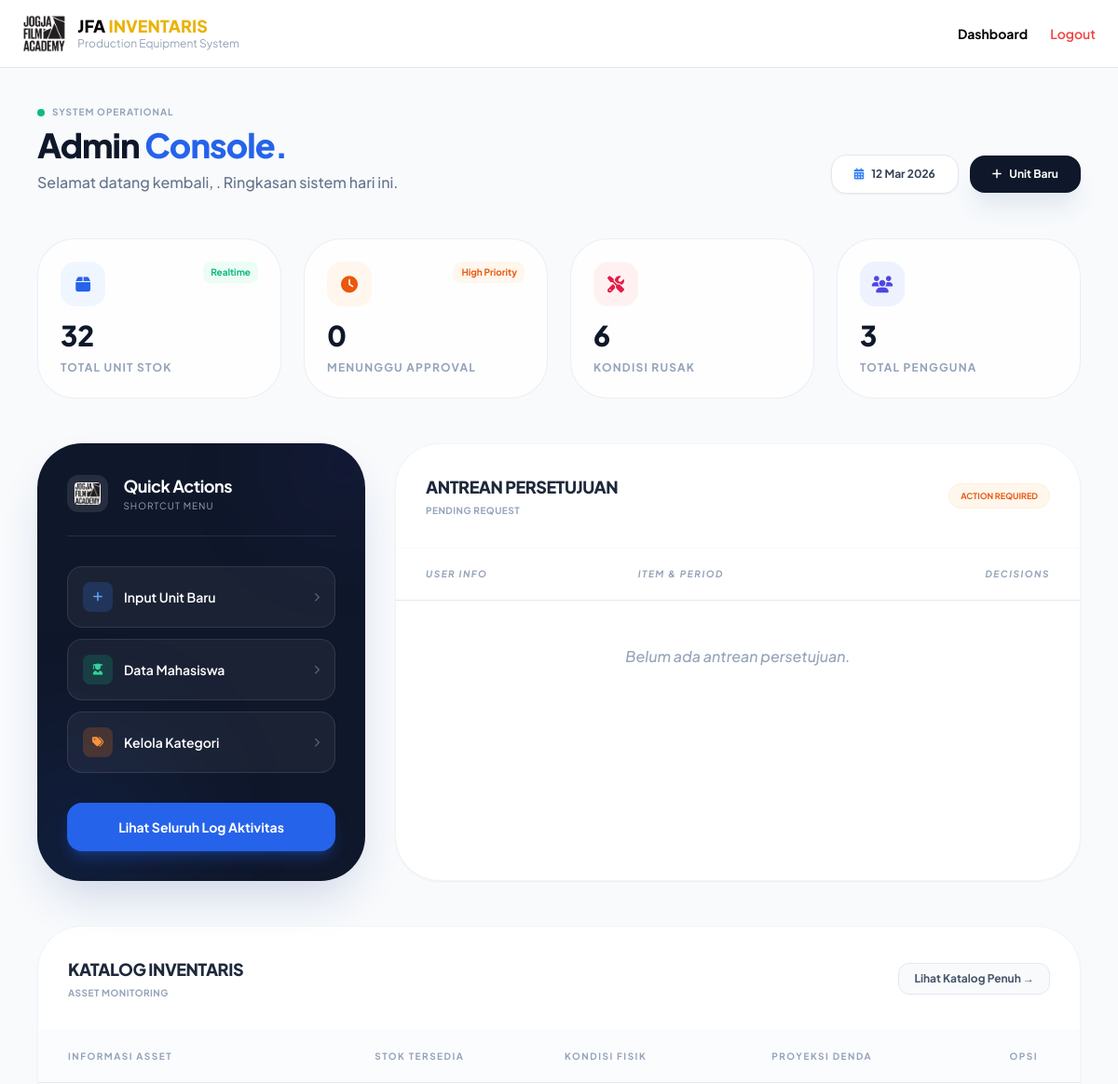
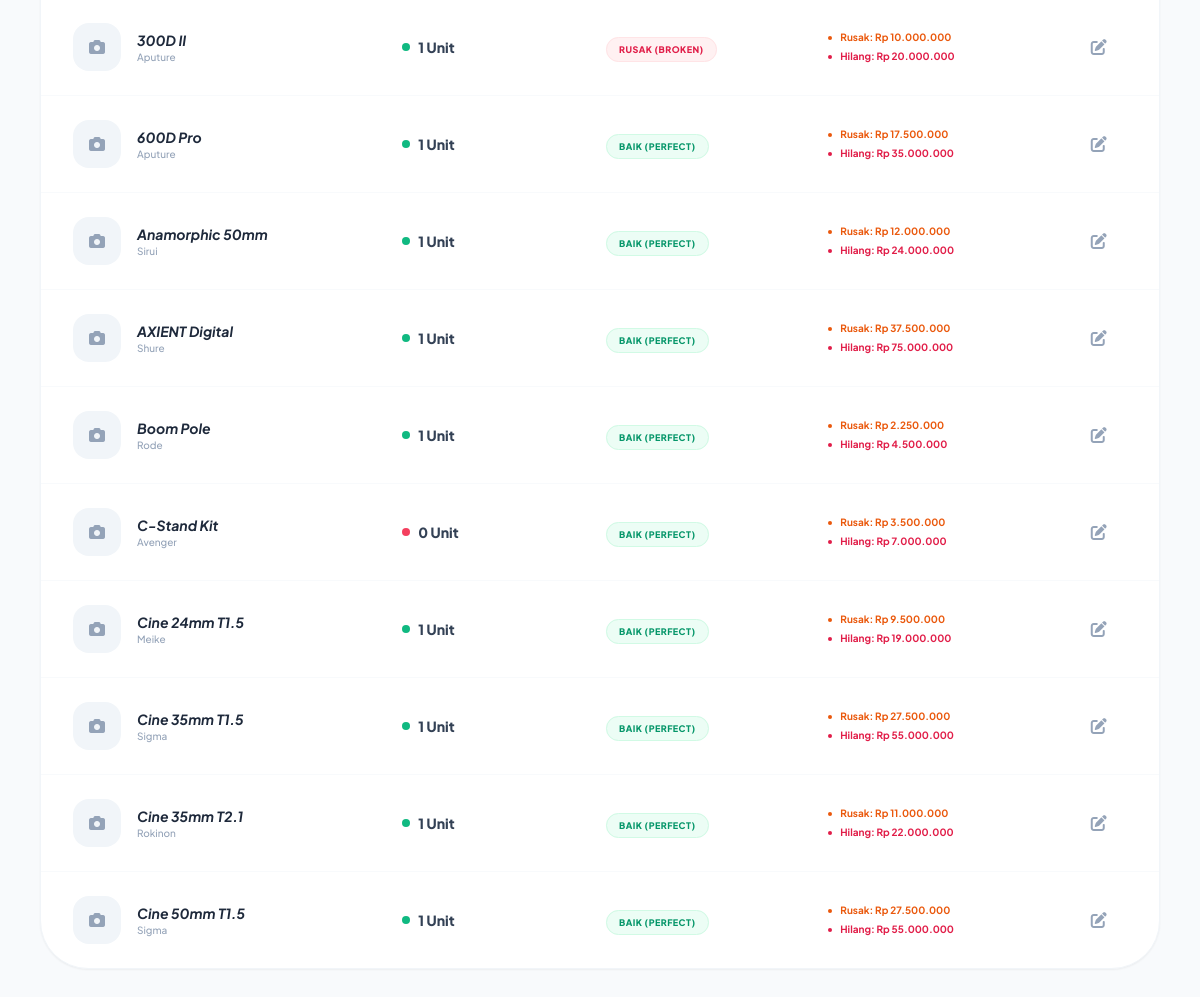
The page /index.php?page=dashboard (signed in) on the database its author committed (2 pictures, top to bottom).
### tables this page shows
CREATE TABLE `items` (
  `id` int(11) NOT NULL,
  `category_id` int(11) NOT NULL,
  `name` varchar(150) NOT NULL,
  `brand` varchar(100) NOT NULL,
  `purchase_price` bigint(20) NOT NULL,
  `stock` int(11) DEFAULT 1,
  `condition_status` enum('Baik','Rusak') DEFAULT 'Baik',
  `created_at` timestamp NOT NULL DEFAULT current_timestamp()
);

### app/views/dashboard/admin.php (the view, shortened to what the rows shown need)
<div class="p-4 md:p-8 lg:p-10 bg-[#f8fafc] min-h-screen text-slate-900">
    <header class="flex flex-col md:flex-row md:items-end justify-between mb-12 gap-6">
        <div>
            <h1 class="text-4xl font-black text-slate-900 tracking-tight">Admin <span class="text-blue-600">Console.</span></h1>
        </div>
    </header>
    <div class="grid grid-cols-1 lg:grid-cols-3 gap-8 mb-12">
        <div class="lg:col-span-2 bg-white rounded-[3rem] border border-slate-100 shadow-sm overflow-hidden flex flex-col">
            <div class="p-8 border-b border-slate-50 flex justify-between items-center bg-white/50">
                <div>
                    <h2 class="text-lg font-black text-slate-800 uppercase tracking-tight">Antrean Persetujuan</h2>
                </div>
            </div>
            <div class="overflow-x-auto">
                <table class="w-full text-left">
                    <thead>
                        <tr class="text-[10px] text-slate-400 uppercase tracking-[0.15em] border-b">
                            <th class="px-8 py-5 font-bold italic">User Info</th>
                            <th class="px-8 py-5 font-bold italic">Item & Period</th>
                            <th class="px-8 py-5 font-bold italic text-right">Decisions</th>
                        </tr>
                    </thead>
                </table>
            </div>
        </div>
    </div>
    <div class="bg-white rounded-[3rem] border border-slate-100 shadow-sm overflow-hidden mb-12">
        <div class="p-8 border-b border-slate-50 flex flex-col md:flex-row md:items-center justify-between gap-4">
            <div>
                <h2 class="text-lg font-black text-slate-800 uppercase tracking-tight">Katalog Inventaris</h2>
            </div>
        </div>
        <div class="overflow-x-auto">
            <table class="w-full text-left">
                <thead>
                    <tr class="bg-slate-50/50 text-[10px] uppercase text-slate-400 font-bold tracking-[0.15em] border-b">
                        <th class="px-8 py-5">Informasi Asset</th>
                        <th class="px-8 py-5">Stok Tersedia</th>
                        <th class="px-8 py-5">Kondisi Fisik</th>
                        <th class="px-8 py-5">Proyeksi Denda</th>
                        <th class="px-8 py-5 text-center">Opsi</th>
                    </tr>
                </thead>
                <tbody class="divide-y divide-slate-50">
                    <?php if(!empty($equipments)): foreach(array_slice($equipments, 0, 10) as $item): ?>
                    <tr class="hover:bg-slate-50/30 transition-all">
                        <td class="px-8 py-6">
                            <div class="flex items-center gap-4">
                                <div class="w-12 h-12 bg-slate-100 rounded-2xl flex items-center justify-center text-slate-400">
                                    <i class="fas fa-camera"></i>
                                </div>
                                <div>
                                    <p class="font-bold text-slate-800 text-sm italic"><?= htmlspecialchars($item['name']) ?></p>
                                    <p class="text-[10px] text-slate-400 font-medium"><?= htmlspecialchars($item['brand']) ?></p>
                                </div>
                            </div>
                        </td>
                        <td class="px-8 py-6">
                            <div class="flex items-center gap-2">
                                <span class="w-2 h-2 rounded-full <?= $item['stock'] > 0 ? 'bg-emerald-500' : 'bg-rose-500' ?>"></span>
                                <span class="text-sm font-black text-slate-700"><?= $item['stock'] ?> Unit</span>
                            </div>
                        </td>
                        <td class="px-8 py-6">
                            <?php if($item['condition_status'] === 'Baik'): ?>
                                <span class="px-3 py-1.5 rounded-full text-[9px] font-black bg-emerald-50 text-emerald-600 border border-emerald-100 uppercase tracking-wider">BAIK (PERFECT)</span>
                            <?php else: ?>
                                <span class="px-3 py-1.5 rounded-full text-[9px] font-black bg-rose-50 text-rose-600 border border-rose-100 uppercase tracking-wider">RUSAK (BROKEN)</span>
                            <?php endif; ?>
                        </td>
                        <td class="px-8 py-6">
                            <div class="space-y-1">
                                <p class="text-[10px] font-bold text-orange-600 flex items-center gap-2">
                                    <span class="w-1 h-1 rounded-full bg-orange-600"></span>
                                    Rusak: Rp <?= number_format($item['purchase_price'] * 0.5, 0, ',', '.') ?>
                                </p>
                                <p class="text-[10px] font-bold text-rose-600 flex items-center gap-2">
                                    <span class="w-1 h-1 rounded-full bg-rose-600"></span>
                                    Hilang: Rp <?= number_format($item['purchase_price'], 0, ',', '.') ?>
                                </p>
                            </div>
                        </td>
                        <td class="px-8 py-6 text-center">
                            <a href="index.php?page=items_edit&id=<?= $item['id'] ?>" class="text-slate-400 hover:text-blue-600 transition-colors">
                                <i class="fas fa-edit"></i>
                            </a>
                        </td>
                    </tr>
                    <?php endforeach; else: ?>
                    <tr><td colspan="5" class="px-8 py-10 text-center text-slate-400 italic">Katalog inventaris kosong.</td></tr>
                    <?php endif; ?>
                </tbody>
            </table>
        </div>
    </div>
</div>

### rows shown on the page
items: name "300D II", brand "Aputure", stock "1", condition_status "RUSAK (BROKEN)", $item['purchase_price']*0.5 "10.000.000", purchase_price "20.000.000"
items: name "600D Pro", brand "Aputure", stock "1", condition_status "BAIK (PERFECT)", $item['purchase_price']*0.5 "17.500.000", purchase_price "35.000.000"
items: name "Anamorphic 50mm", brand "Sirui", stock "1", condition_status "BAIK (PERFECT)", $item['purchase_price']*0.5 "12.000.000", purchase_price "24.000.000"
items: name "AXIENT Digital", brand "Shure", stock "1", condition_status "BAIK (PERFECT)", $item['purchase_price']*0.5 "37.500.000", purchase_price "75.000.000"
items: name "Boom Pole", brand "Rode", stock "1", condition_status "BAIK (PERFECT)", $item['purchase_price']*0.5 "2.250.000", purchase_price "4.500.000"
items: name "C-Stand Kit", brand "Avenger", stock "0", condition_status "BAIK (PERFECT)", $item['purchase_price']*0.5 "3.500.000", purchase_price "7.000.000"
items: name "Cine 24mm T1.5", brand "Meike", stock "1", condition_status "BAIK (PERFECT)", $item['purchase_price']*0.5 "9.500.000", purchase_price "19.000.000"
items: name "Cine 35mm T1.5", brand "Sigma", stock "1", condition_status "BAIK (PERFECT)", $item['purchase_price']*0.5 "27.500.000", purchase_price "55.000.000"
items: name "Cine 35mm T2.1", brand "Rokinon", stock "1", condition_status "BAIK (PERFECT)", $item['purchase_price']*0.5 "11.000.000", purchase_price "22.000.000"
items: name "Cine 50mm T1.5", brand "Sigma", stock "1", condition_status "BAIK (PERFECT)", $item['purchase_price']*0.5 "27.500.000", purchase_price "55.000.000"

### other values the page prints
$stats['total_stock'] "32"
$stats['pending_approval'] "0"
$stats['items_broken'] "6"
$stats['total_users'] "3"
